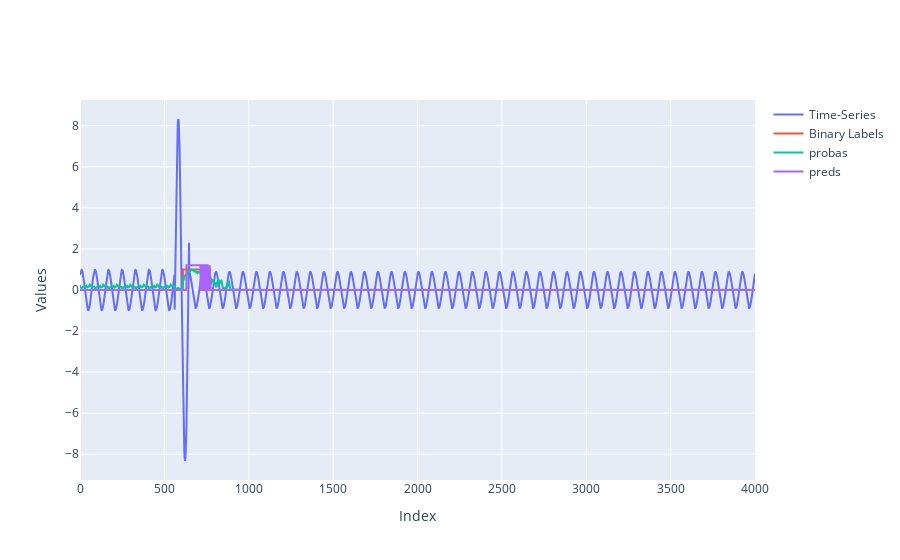

Notebook source saved alongside this figure:
### Code cell
data_test = joblib.load(dataset_root_path + "/test/data-multi-test-fixed.joblib")
labels_test = joblib.load(dataset_root_path + "/test/labels-multi-test-fixed.joblib")

data_test = Decomposer(maxcurrent=500).normalize(data_test)
data_test = np.array(data_test)

unit_idx = 1967
embedding, labels = test_embs[unit_idx]
data = data_test[unit_idx, start_idx:]

model.eval()
with torch.no_grad():
    print(data.shape)
    print(data.shape)
    predict = torch.sigmoid(model(embedding.to(device)))
    print(predict.shape)

    fig = go.Figure(data=[
        go.Scatter(y=data, name='Time-Series'),
        go.Scatter(y=labels, name='Binary Labels'),
        go.Scatter(y=predict.cpu().reshape(-1), name='probas'),
        go.Scatter(y=(predict.cpu().reshape(-1) > proba_tr) * 1.2, name='preds')
    ])

    # Add basic styling
    fig.update_layout(
        title='',
        xaxis_title='Index',
        yaxis_title='Values'
    )

    fig.show()

### Figure 1 — Plotly figure (JSON) as saved in the notebook; plotly's stock layout.template omitted (floating-point values rounded to 4 significant figures; data arrays with more than 128 entries replaced by an {"elided": "..."} marker saying what was removed)
{"data": [{"name": "Time-Series", "type": "scatter", "y": {"elided": "4001 float values"}}, {"name": "Binary Labels", "type": "scatter", "y": {"elided": "4001 int values"}}, {"name": "probas", "type": "scatter", "y": {"elided": "4001 float values"}}, {"name": "preds", "type": "scatter", "y": {"elided": "4001 float values"}}], "layout": {"title": {"text": ""}, "xaxis": {"title": {"text": "Index"}}, "yaxis": {"title": {"text": "Values"}}}}
